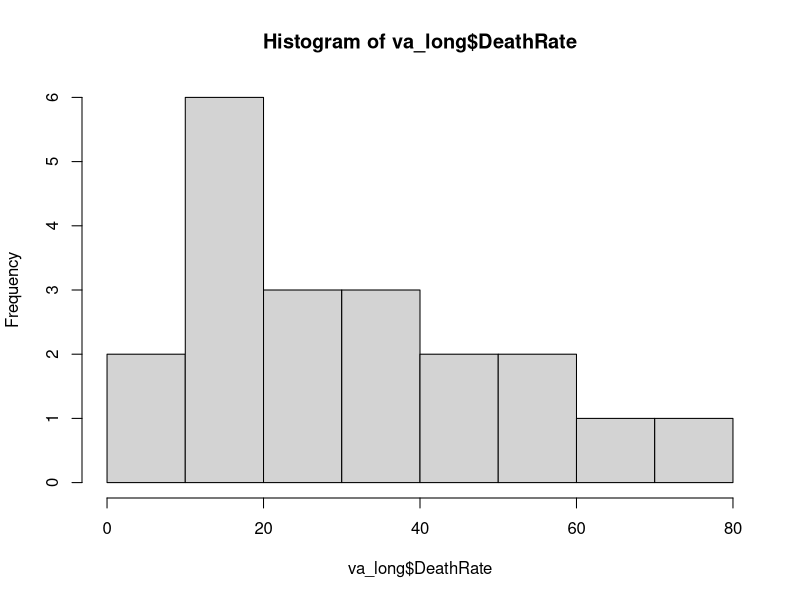
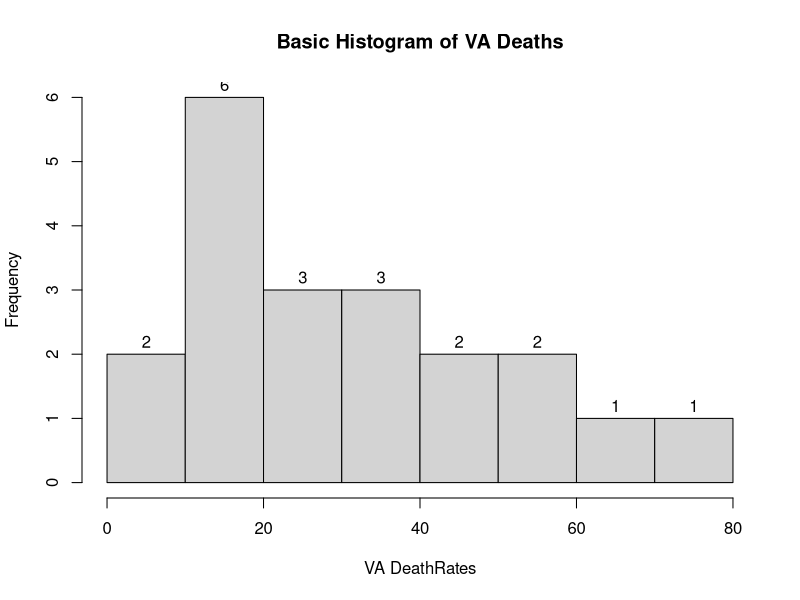
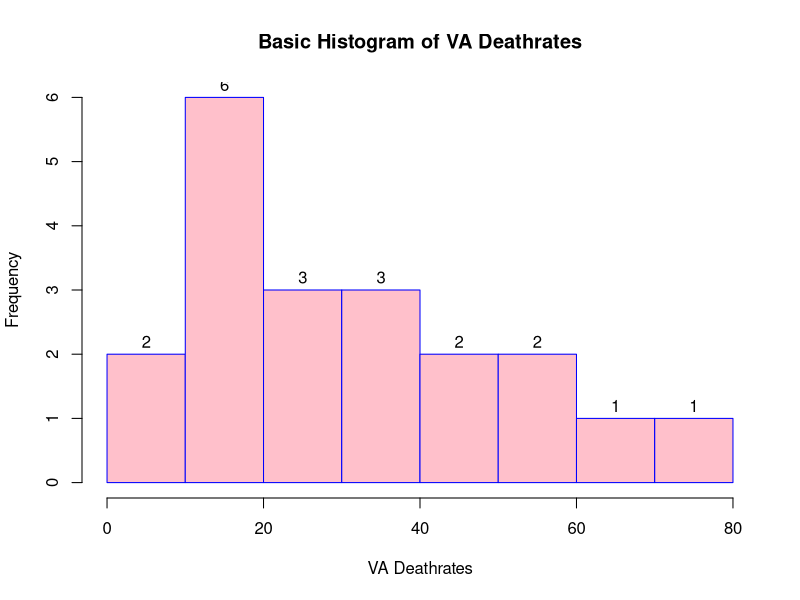
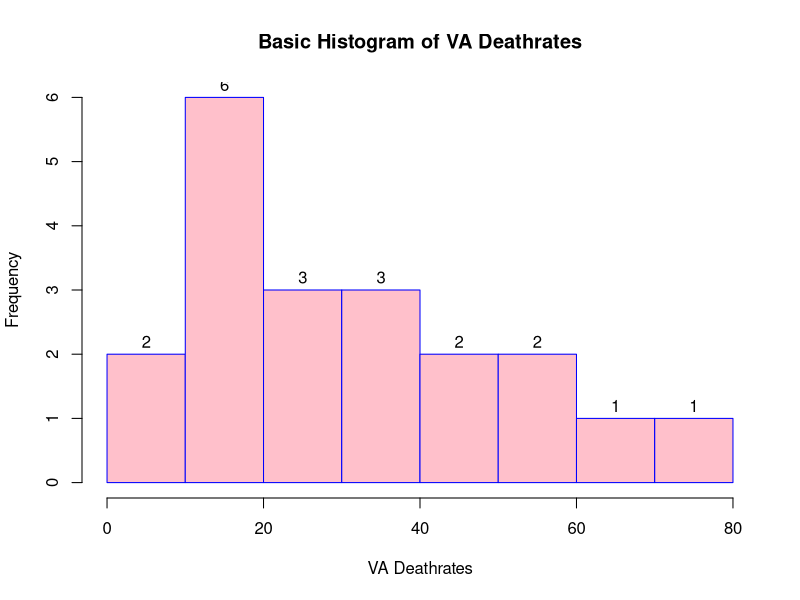

Here is the R script that generated these plots, in order:
#Accessing the information about the dataset
?VADeaths
#Checking the type of the Dataset
class(VADeaths)
#accessing the help for unknown functions or classes
help(class)
#converting given dataset into DataFrames
va_df<-as.data.frame(VADeaths)
#checking to confirm if the datasets is changed to DataFrames
class(va_df)
#creating a view of the Dataset in the form of a Table
View(va_df)
#creating a new column in the dataframe
va_df$AgeGroups<-row.names(VADeaths)
View(va_df)
va_df
#Changing the data into "long" Format using "reshape "function
va_long=reshape(va_df,
                direction="long",
                varying=colnames(VADeaths),
                v.names="DeathRate",
                timevar="Population",
                times=colnames(VADeaths)
                
)
View(va_long)
#Building a basic Histogram
png("Basic_hist.png")
hist(va_long$DeathRate)

#Change the Title and labels
hist(va_long$DeathRate,
     main="Basic Histogram of VA Deaths",
     xlab="VA DeathRates",
     ylab="Frequency",
     labels=TRUE)

#Change the color and border of his histogram
hist(va_long$DeathRate,
     main="Basic Histogram of VA Deathrates",
     xlab="VA Deathrates",
     ylab="Frequency",
     labels=TRUE,
     col="pink",
     border="blue")


#Changing the number of bins/bin-width

hist(va_long$DeathRate,
     breaks=5,
     main="Basic Histogram of VA Deathrates",
     xlab="VA Deathrates",
     ylab="Frequency",
     labels=TRUE,
     col="pink",
     border="blue"
)